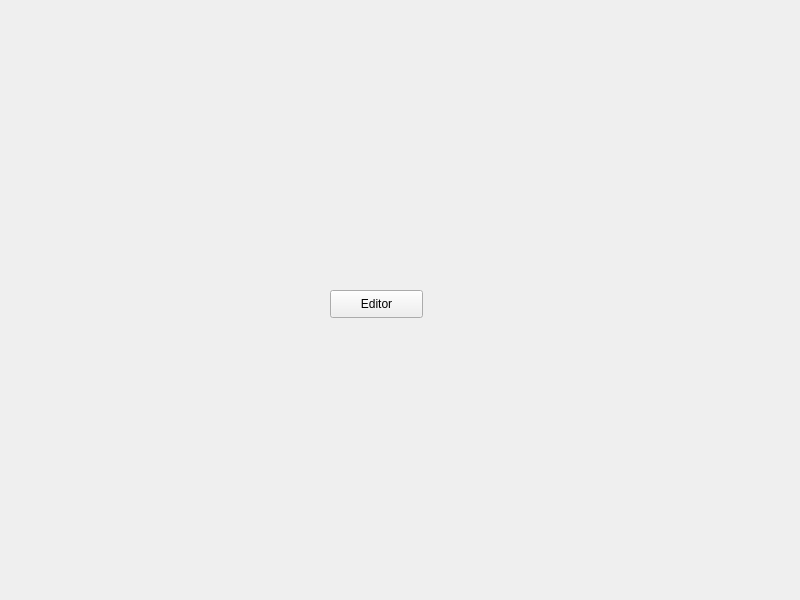
<?xml version="1.0" encoding="UTF-8"?>
<ui version="4.0">
 <class>MainWindow</class>
 <widget class="QMainWindow" name="MainWindow">
  <property name="geometry">
   <rect>
    <x>0</x>
    <y>0</y>
    <width>800</width>
    <height>600</height>
   </rect>
  </property>
  <property name="windowTitle">
   <string>MainWindow</string>
  </property>
  <widget class="QWidget" name="mCentralWidget">
   <widget class="QPushButton" name="mButtonEditor">
    <property name="geometry">
     <rect>
      <x>330</x>
      <y>290</y>
      <width>93</width>
      <height>28</height>
     </rect>
    </property>
    <property name="text">
     <string>Editor</string>
    </property>
   </widget>
  </widget>
 </widget>
 <resources/>
 <connections/>
</ui>
